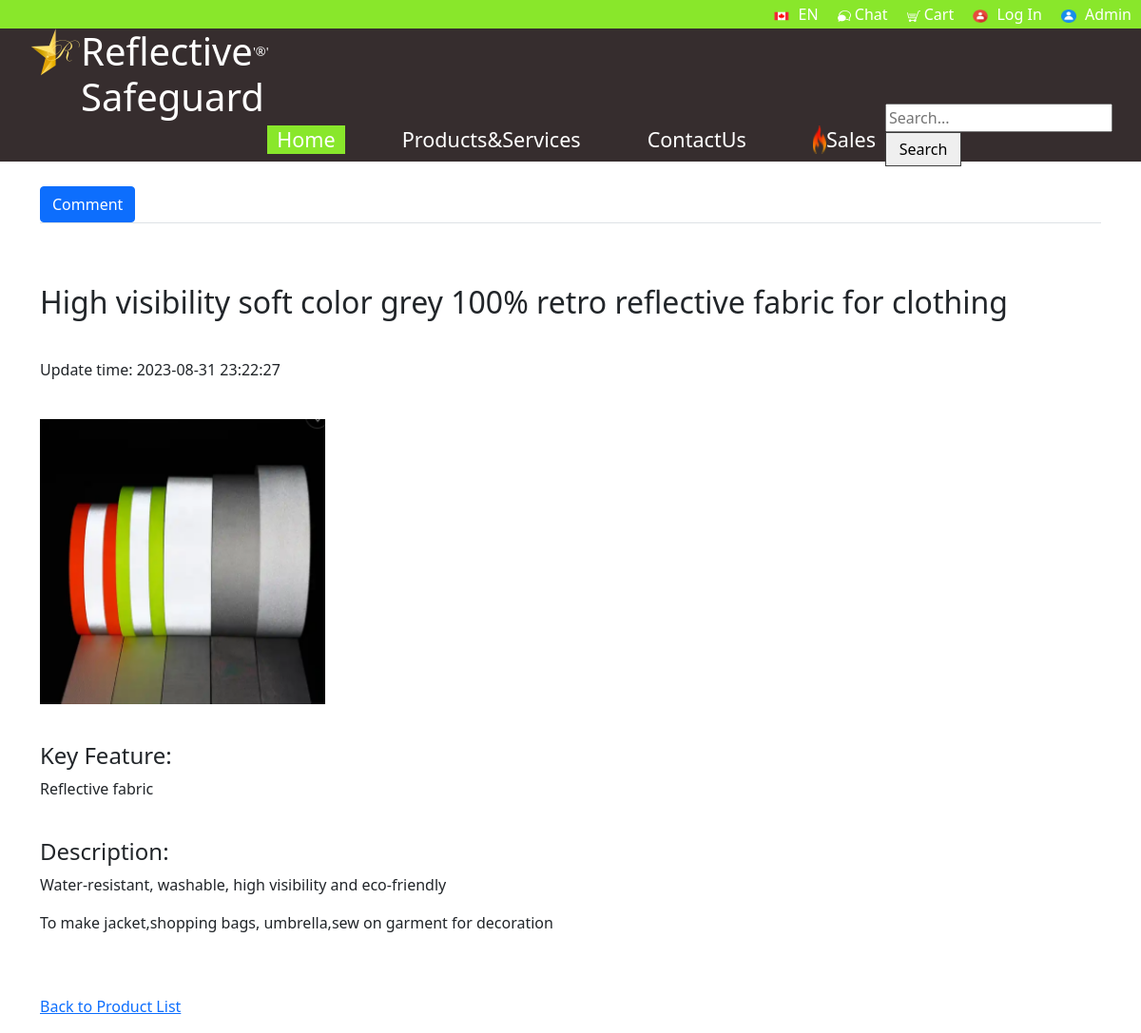
The page /product-detail-user.php?id=48 on the database its author committed.
### tables this page shows
CREATE TABLE `products`  (
  `product_id` int NOT NULL AUTO_INCREMENT,
  `date_time` timestamp NOT NULL DEFAULT CURRENT_TIMESTAMP,
  `update_time` timestamp NOT NULL DEFAULT CURRENT_TIMESTAMP ON UPDATE CURRENT_TIMESTAMP,
  `product_name` text NOT NULL,
  `product_keyfeature` text NOT NULL,
  `product_description` text NOT NULL,
  `product_image` text NOT NULL,
  `top_sales` tinyint(1) NOT NULL,
  `category_id` int NULL DEFAULT NULL,
  PRIMARY KEY (`product_id`) USING BTREE,
  INDEX `category_id`(`category_id` ASC) USING BTREE,
  INDEX `category_id_2`(`category_id` ASC) USING BTREE,
  INDEX `category_id_3`(`category_id` ASC) USING BTREE
);

### product-detail-user.php (the view, shortened to what this page needs)
<?php
global $db;
if (isset($_GET['id'])) {
    $id = $_GET['id'];
    $query = "SELECT * FROM products WHERE product_id = :id";
    $statement = $db->prepare($query);
    $statement->bindValue(':id', $id, PDO::PARAM_INT);
    $statement->execute();
    $product = $statement->fetch();
    if ($product) {
        $update_time = $product['update_time'];
        $product_name = $product['product_name'];
        $key_feature = $product['product_keyfeature'];
        $description = $product['product_description'];
        $image = $product['product_image'];
        $description = html_entity_decode($description);
    }else{
        util::jsonError("Product not found.");
    }
}
?>
<!DOCTYPE html>
<html lang="en">
<head>
    <link rel="stylesheet" type="text/css" href="style.css">
    <link rel="stylesheet" type="text/css" href="admin-cms.css">
    <link href="https://cdn.jsdelivr.net/npm/bootstrap@5.0.2/dist/css/bootstrap.min.css" rel="stylesheet">
</head>
<body>
<div id="nav">
    <?php include('nav.php'); ?>
</div>
<div class="container-fluid" style="margin-top: 100px;">
    <div class="col py-3">
        <div class="container">
            <h1>Product Detail</h1><br>
            <ul class="nav nav-tabs">
                    <a href="#" class="btn btn-primary">Comment</a>
            </ul>
            <br><br>
            <p><h2><?php echo $product_name; ?></h2></p>
            <br>
            <p>Update time: <?php echo $update_time; ?></p>
            <br>
            <img src="./images/uploads/<?php echo $image; ?>" alt="product image" width="300" height="300">
            <br><br>
            <p><h4>Key Feature:</h4><?php echo $key_feature; ?></p>
            <br>
            <div><h4>Description:</h4><div id="description-dom"><?php echo html_entity_decode($description); ?></div></div>
            <br><br>
            <a href="product-display-user.php">Back to Product List</a>
        </div>
    </div>
</div>
</body>
</html>

### style.css (style rules this page uses)
body { margin:0; padding: 0; background: #e3e3e3; font-family: Arial,sans-serif; font-weight: normal; color: #362d2e; }

### rows shown on the page
products: product_name "High visibility soft color grey 100% retro reflective fabric for clothing", update_time "2023-08-31 23:22:27", product_image (picture), product_keyfeature "Reflective fabric", product_description "Water-resistant, washable, high visibility and eco-friendly To make jacket,shopping bags, umbrella,sew on garment for decoration"
